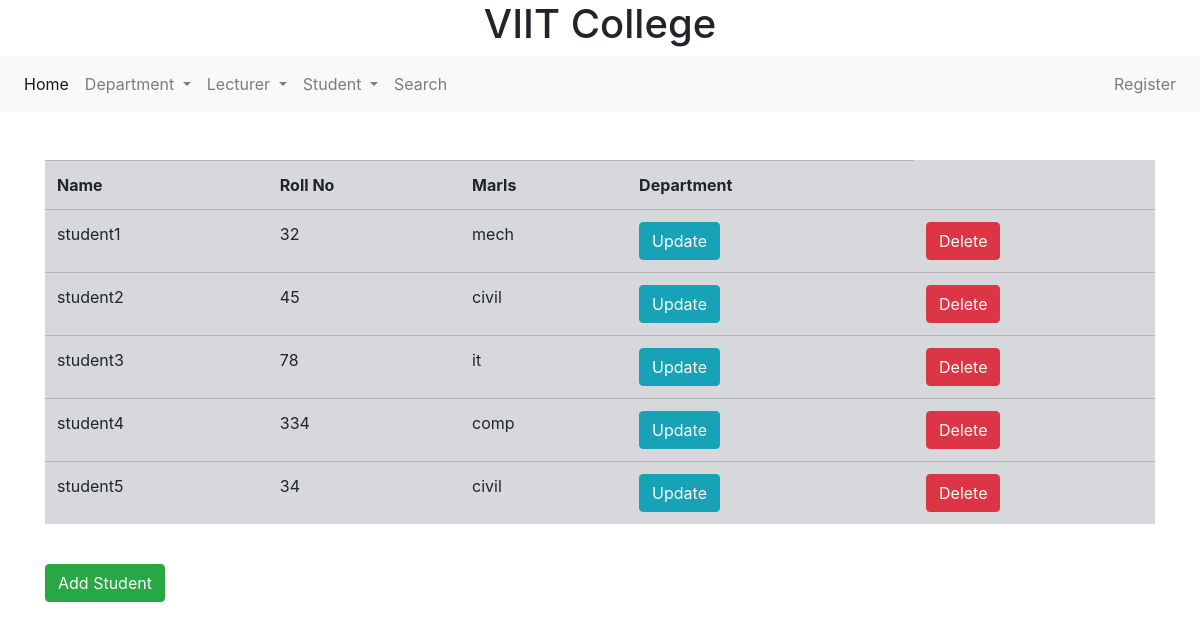
/InfoApp/studentsList/, run on the app's committed database.
### InfoApp/models.py (models this page shows, shortened)
class Student(models.Model):
    Roll_No=models.IntegerField()
    Stu_name=models.CharField(max_length=50)
    Marks=models.IntegerField()
    dept_name = models.ForeignKey(Department, on_delete=models.CASCADE)

class Department(models.Model):
    dept_name = models.CharField(max_length=50)
    def __str__(self):
        return self.dept_name

### InfoApp/views.py (the view)
# urls.py: path('studentsList/',studentsList,name='studentsList'),
def studentsList(request):
    all_students=Student.objects.all()
    context = {'all_students': all_students}
    template_name = 'InfoApp/listStudent.html'
    return render(request, template_name, context)

### templates/InfoApp/listStudent.html (shortened to what this page needs)
{% extends 'Infoapp/home.html' %}
{% load crispy_forms_tags %}
{% block block2 %}
<div class="container">
    <br>
    <br>
    <table class="table table-secondary">
        <tr>
            <th>Name</th>
            <th>Roll No</th>
            <th>Marls</th>
            <th>Department</th>
        </tr>
        {% for stu in all_students %}
        <tr>
            <td>{{stu.Stu_name}}</td>
            <td>{{stu.Roll_No}}</td>
            <td>{{stu.dept_name}}</td>
        <td>
            <a href="{% url 'updateStudent' stu.id %}">
                <button class="btn btn-info ">Update</button>
            </a>
        </td>
        <td>
            <a href="{% url 'deleteStudent' stu.id %}">
                <button class="btn btn-danger">Delete</button>
            </a>
        </td>
        </tr>
        {% endfor %}
    </table>
<br>
<a href="{% url 'addStudent' %}">
        <button class="btn btn-success">Add Student</button>
    </a>
    </div>
        {% endblock %}

### templates/InfoApp/home.html (shortened to what this page needs)
<!DOCTYPE html>
<html lang="en">
<head>
<link rel="stylesheet" href="https://cdn.jsdelivr.net/npm/bootstrap@4.6.0/dist/css/bootstrap.min.css">    <title>Title</title>
</head>
<body>
<header>
    <h1 style="text-align:center">VIIT College </h1>
</header>
<nav class="navbar navbar-expand-lg navbar-light bg-light">
  <div class="collapse navbar-collapse" id="navbarNavDropdown">
    <ul class="navbar-nav">
      <li class="nav-item active">
        <a class="nav-link" href="{% url 'home' %}">Home <span class="sr-only">(current)</span></a>
      </li>
      <li class="nav-item dropdown">
        <a class="nav-link dropdown-toggle" href="#" id="dept" role="button" data-toggle="dropdown" aria-haspopup="true" aria-expanded="false">
          Department
        </a>
      </li>
        <li class="nav-item dropdown">
        <a class="nav-link dropdown-toggle" href="#" id="lect" role="button" data-toggle="dropdown" aria-haspopup="true" aria-expanded="false">
          Lecturer
        </a>
      </li>
        <li class="nav-item dropdown">
        <a class="nav-link dropdown-toggle" href="#" id="stud" role="button" data-toggle="dropdown" aria-haspopup="true" aria-expanded="false">
          Student
        </a>
      </li>
      <li>
        <span style="float:right">
        <a class="nav-link" href="{% url 'search' %}">Search <span class="sr-only">(current)</span></a>
        </span>
      </li>
         </ul>
       <div class="navbar-collapse collapse w-100 order-3 dual-collapse2">
        <ul class="navbar-nav ml-auto">
            {% if user.is_authenticated %}
            <li class="nav-item">
                <a class="nav-link" >Hello,{{user.username}}</a>
            </li>
            <li class="nav-item">
                <a class="nav-link" href="{% url 'logout' %}">Logout</a>
            </li>
            {% else %}
            <li class="nav-item">
                <a class="nav-link" href="{% url 'reg'%}">Register</a>
            </li>
            {% endif %}
         </ul>
    </div>
  </div>
</nav>
{% block block2 %}
{% endblock %}
</body>
</html>

### data on the page
Student: Stu_name "student1", Roll_No "32", dept_name "mech"
Student: Stu_name "student2", Roll_No "45", dept_name "civil"
Student: Stu_name "student3", Roll_No "78", dept_name "it"
Student: Stu_name "student4", Roll_No "334", dept_name "comp"
Student: Stu_name "student5", Roll_No "34", dept_name "civil"
